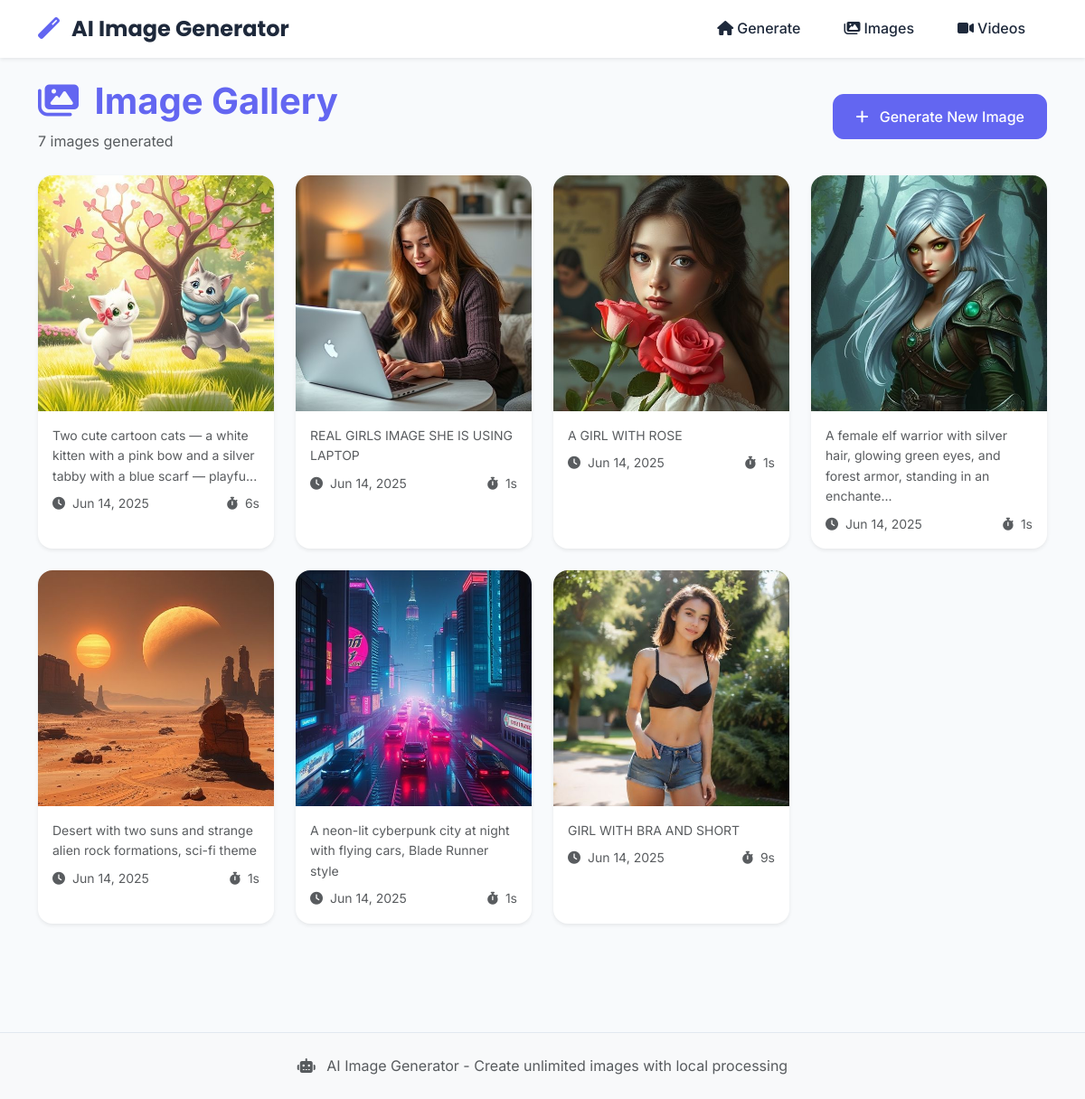
/gallery, run on an earlier commit of the app's database.
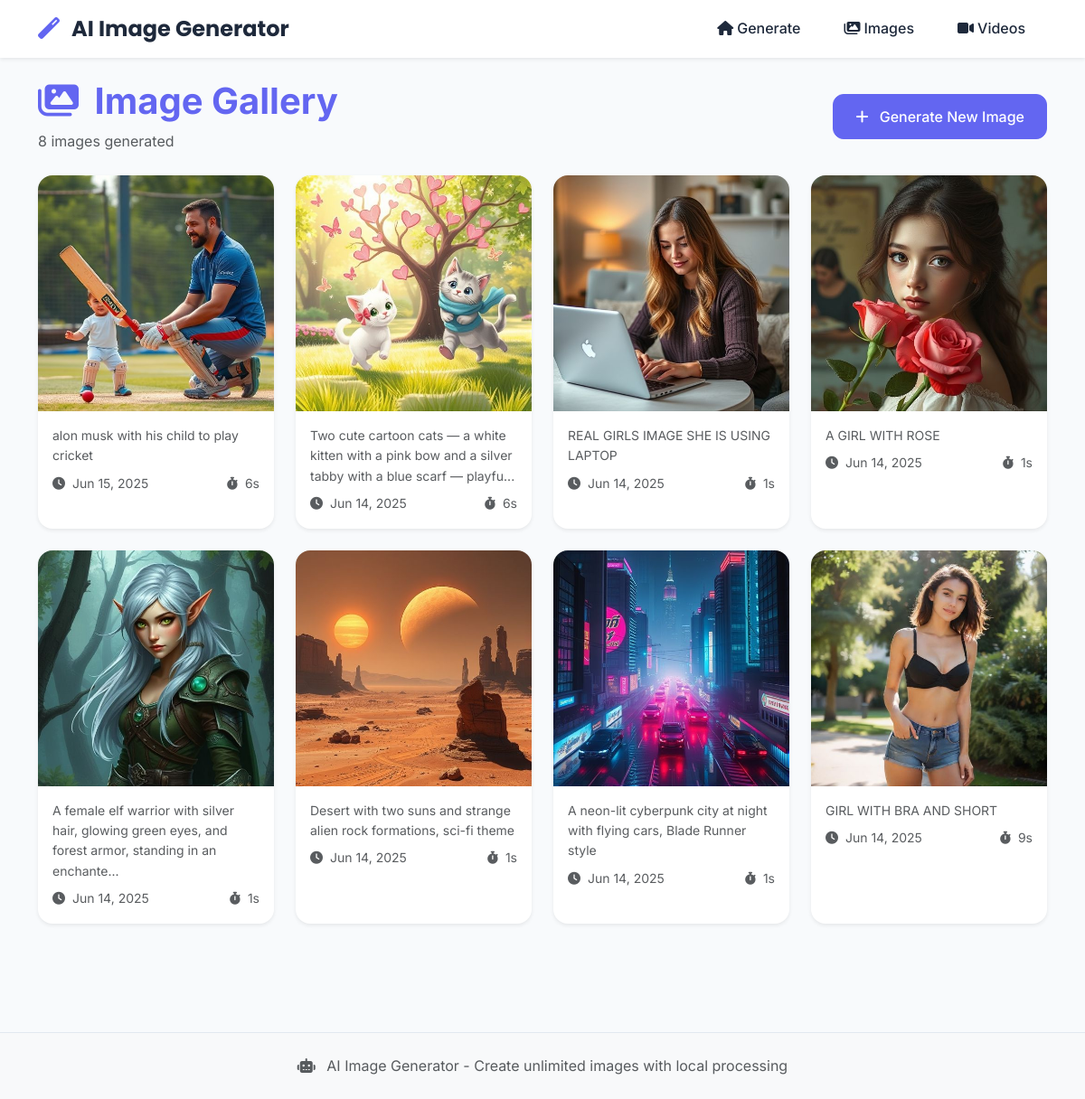
And on a later commit of the database.
### models.py (models this page shows, shortened)
class GeneratedImage(db.Model):
    __tablename__ = 'generated_images'
    id = db.Column(db.Integer, primary_key=True)
    prompt = db.Column(db.Text, nullable=False)
    image_filename = db.Column(db.String(255), nullable=False)
    created_at = db.Column(db.DateTime, default=datetime.utcnow)
    is_favorite = db.Column(db.Boolean, default=False)
    generation_time = db.Column(db.Integer, default=0)  # in seconds

### routes.py (the view)
@app.route('/gallery')
def gallery():
    page = request.args.get('page', 1, type=int)
    per_page = 12  # Images per page
    images = GeneratedImage.query.order_by(GeneratedImage.created_at.desc()).paginate(
        page=page, per_page=per_page, error_out=False
    )
    return render_template('gallery.html', images=images)

### templates/gallery.html (shortened to what this page needs)
{% extends "base.html" %}
{% block content %}
<div class="container">
    <div class="row mb-4">
        <div class="col-12">
            <div class="d-flex justify-content-between align-items-center">
                <div>
                    <h1 class="fw-bold text-primary mb-2">
                        <i class="fas fa-images me-2"></i>
                        Image Gallery
                    </h1>
                    <p class="text-muted mb-0">
                        {% if images.total %}
                            {{ images.total }} image{{ 's' if images.total != 1 else '' }} generated
                        {% else %}
                            No images generated yet
                        {% endif %}
                    </p>
                </div>
                <a href="{{ url_for('index') }}" class="btn btn-primary">
                    <i class="fas fa-plus me-2"></i>
                    Generate New Image
                </a>
            </div>
        </div>
    </div>
    {% if images.items %}
    <div class="row g-4 mb-5">
        {% for image in images.items %}
        <div class="col-sm-6 col-md-4 col-lg-3">
            <div class="card image-card h-100 border-0 shadow-sm">
                <div class="image-container">
                </div>
                <div class="card-body">
                    <p class="card-text text-muted small mb-2">
                        {{ image.prompt[:100] }}{% if image.prompt|length > 100 %}...{% endif %}
                    </p>
                    <div class="d-flex justify-content-between align-items-center">
                        <small class="text-muted">
                            <i class="fas fa-clock me-1"></i>
                            {{ image.created_at.strftime('%b %d, %Y') }}
                        </small>
                        <small class="text-muted">
                            <i class="fas fa-stopwatch me-1"></i>
                            {{ image.generation_time }}s
                        </small>
                    </div>
                </div>
            </div>
        </div>
        {% endfor %}
    </div>
    {% endif %}
</div>
{% endblock %}

### templates/base.html (shortened to what this page needs)
<!DOCTYPE html>
<html lang="en">
<head>
    <link href="https://cdn.jsdelivr.net/npm/bootstrap@5.3.0/dist/css/bootstrap.min.css" rel="stylesheet">
    <link rel="stylesheet" href="https://cdnjs.cloudflare.com/ajax/libs/font-awesome/6.4.0/css/all.min.css">
    <link rel="stylesheet" href="{{ url_for('static', filename='css/style.css') }}">
</head>
<body>
    <nav class="navbar navbar-expand-lg navbar-light bg-white shadow-sm">
        <div class="container">
            <a class="navbar-brand fw-bold" href="{{ url_for('index') }}">
                <i class="fas fa-magic me-2 text-primary"></i>
                AI Image Generator
            </a>
            <div class="collapse navbar-collapse" id="navbarNav">
                <ul class="navbar-nav ms-auto">
                    <li class="nav-item">
                        <a class="nav-link" href="{{ url_for('index') }}">
                            <i class="fas fa-home me-1"></i>Generate
                        </a>
                    </li>
                    <li class="nav-item">
                        <a class="nav-link" href="{{ url_for('gallery') }}">
                            <i class="fas fa-images me-1"></i>Images
                        </a>
                    </li>
                    <li class="nav-item">
                        <a class="nav-link" href="{{ url_for('video_gallery') }}">
                            <i class="fas fa-video me-1"></i>Videos
                        </a>
                    </li>
                </ul>
            </div>
        </div>
    </nav>
    <main class="py-4">
        {% block content %}{% endblock %}
    </main>
    <footer class="bg-light py-4 mt-5">
        <div class="container text-center">
            <p class="text-muted mb-0">
                <i class="fas fa-robot me-2"></i>
                AI Image Generator - Create unlimited images with local processing
            </p>
        </div>
    </footer>
</body>
</html>

### static/css/style.css (style rules this page uses)
:root { --primary-color: #6366F1; --secondary-color: #8B5CF6; --background-color: #F8FAFC; --text-color: #1E293B; --accent-color: #06B6D4; --success-color: #10B981; --warning-color: #F59E0B; --danger-color: #EF4444; --light-gray: #F1F5F9; --border-color: #E2E8F0; }
body { font-family: 'Inter', -apple-system, BlinkMacSystemFont, 'Segoe UI', sans-serif; background-color: var(--background-color); color: var(--text-color); line-height: 1.6; }
.text-primary { color: var(--primary-color) !important; }
.btn-primary { background-color: var(--primary-color); border-color: var(--primary-color); font-weight: 500; padding: 0.75rem 1.5rem; border-radius: 0.75rem; transition: all 0.3s ease; }
.navbar-brand { font-family: 'Poppins', sans-serif; font-size: 1.5rem; color: var(--text-color) !important; }
.navbar-nav .nav-link { font-weight: 500; color: var(--text-color) !important; margin: 0 0.5rem; border-radius: 0.5rem; padding: 0.5rem 1rem !important; transition: all 0.3s ease; }
.card { border-radius: 1rem; transition: all 0.3s ease; }
.image-card { transition: all 0.3s ease; border-radius: 1rem; overflow: hidden; }
.image-container { position: relative; overflow: hidden; aspect-ratio: 1; }
footer { margin-top: auto; border-top: 1px solid var(--border-color); }
.card { animation: fadeInUp 0.6s ease-out; }

What changed in the data, as far as the page shows it:
added GeneratedImage: prompt "alon musk with his child to play cricket", created_at "Jun 15, 2025", generation_time "6"
Also different on the page:
{{ images.total }}: "7" → "8"
